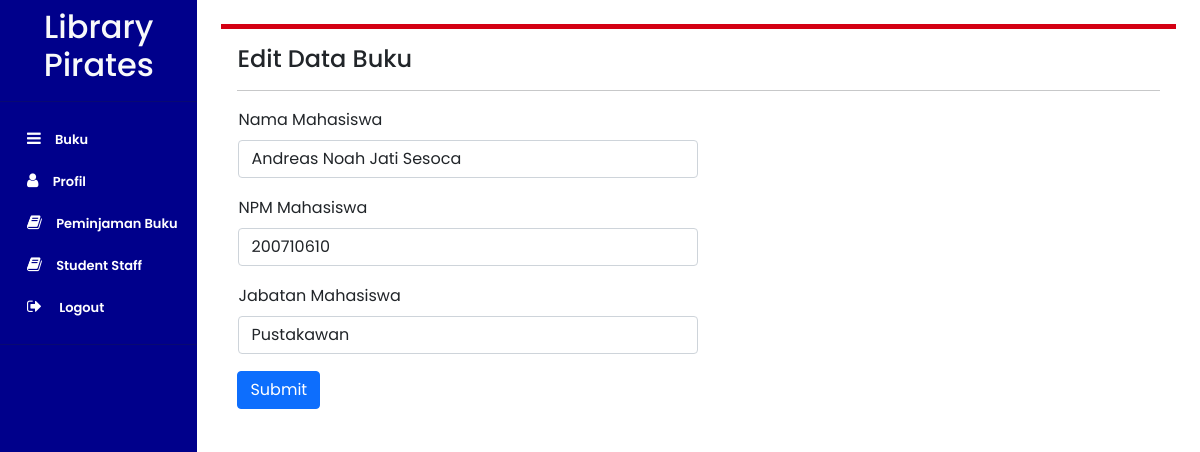
The app's page /page/editStudentStaffPage.php?id=5 (signed in) with its own data.
### tables this page shows
CREATE TABLE `student_staff` (
  `id` int(255) NOT NULL,
  `nama` varchar(255) NOT NULL,
  `npm` varchar(255) NOT NULL,
  `gambar` text NOT NULL,
  `jabatan` varchar(255) NOT NULL
);

### page/editStudentStaffPage.php (the view, shortened to what this page needs)
<?php
    include '../component/sidebarAdmin.php'
?>
    <div class="container p-3 m-4 h-100" style="background-color: #FFFFFF; border-top: 5px
    solid #D40013; boxshadow: 0 4px 8px 0 rgba(0, 0, 0, 0.2), 0 6px 20px 0 rgba(0, 0, 0,
    0.19);" >
        <h4 >Edit Data Buku</h4>
        <hr>
        <div class="countainer card-content w-50">
            <form action="../process/editStudentStaffProcess.php" method="post" enctype="multipart/form-data">
            <?php
            if(isset($_GET['id'])){
                include ('../db.php');
                $id = $_GET['id'];
                $sql="SELECT * FROM student_staff WHERE id=$id";
                $result = mysqli_query($con,$sql) or die(mysqli_error($con));
                if($result) {
                        if(mysqli_num_rows($result) > 0) {
                        $row = mysqli_fetch_assoc($result);
                        $nama = $row['nama'];
                        $npm = $row['npm'];
                        $jabatan = $row['jabatan'];
                        }
                    }
                }
            ?>
            <table style="width: 100%;">
                <tr>
                <td>
                    <div class="mb-3">
                    <label for="titleInput" class="form-label">Nama Mahasiswa</label>
                    <input type="text" class="form-control w-100" id="nama" name="nama" value="<?php echo $nama ?>" width="100%"/>
                    </div>
                </td>
                </tr>
                <tr>
                <td>
                <div class="mb-3">
                    <label for="titleInput" class="form-label">NPM Mahasiswa</label>
                    <input type="text" class="form-control w-100" id="npm" name="npm" value="<?php echo $npm ?>" width="100%"/>
                    </div>
                </td>
                </tr>
                <tr>
                <td>
                <div class="mb-3">
                    <label for="titleInput" class="form-label">Jabatan Mahasiswa</label>
                    <input type="text" class="form-control w-100" id="jabatan" name="jabatan" value="<?php echo $jabatan ?>" width="100%"/>
                    </div>
                </td>
                </tr>
            </table>
            <input type="submit" class="btn btn-primary" name="editStudentStaff"></button>
            </form>
        </div>
    </div>
    </aside>
</body>
</html>

### style.css (style rules this page uses)
* { font-family: "Poppins"; }

### component/sidebarAdmin.php (style rules this page uses)
* { font-family: "Poppins"; }

### records on screen
student_staff: nama "Andreas Noah Jati Sesoca", npm "200710610", jabatan "Pustakawan"
